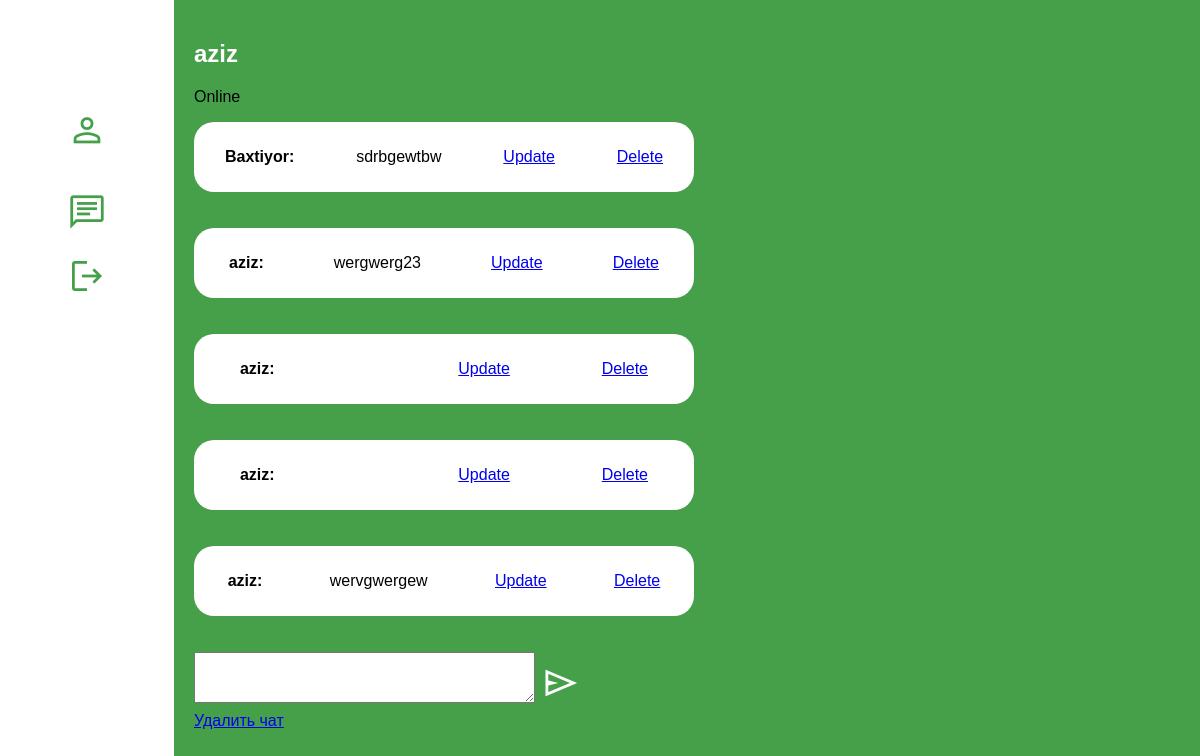
The app's page /chat/chats/4/ (signed in) with its own data.
### chat/models.py (models this page shows, shortened)
class Message(models.Model):
    chat = models.ForeignKey(Chat, related_name='messages', on_delete=models.CASCADE)
    sender = models.ForeignKey(User, related_name='send_message', on_delete=models.CASCADE)
    receiver = models.ForeignKey(User, related_name='received_messages', on_delete=models.CASCADE)
    text = models.TextField(blank=True)
    file = models.FileField(upload_to='uploads/', blank=True, null=True)
    timestamp = models.DateTimeField(auto_now_add=True)
    deleted_for = models.ManyToManyField(User, related_name='deleted_messages', blank=True)

### chat/views.py (the view)
# urls.py: path('chats/<int:chat_id>/', views.chat_detail, name='chat_detail'),
@login_required
def chat_detail(request, chat_id):
    chat = get_object_or_404(Chat, id=chat_id)
    if request.user not in chat.participants.all():
        return redirect('chat_list')
    if request.method == 'POST':
        form = MessageForm(request.POST, request.FILES)
        if form.is_valid():
            message = form.save(commit=False)
            message.sender = request.user
            message.receiver = chat.participants.exclude(id=request.user.id).first()
            message.chat = chat
            message.save()
    else:
        form = MessageForm()
    messages = Message.objects.filter(chat=chat)
    other_participant = chat.participants.exclude(id=request.user.id).first()
    return render(request, 'chat/chat_detail.html', {
        'chat': chat,
        'messages': messages,
        'other_participant': other_participant,
        'form': form
    })

### chat/forms.py
class MessageForm(forms.ModelForm):
    class Meta:
        model = Message
        fields = ['text', 'file']
        widgets = {
            'text': forms.Textarea(attrs={'rows': 3}),
        }

### templates/chat/chat_detail.html (shortened to what this page needs)
{% extends "base.html" %}
{% block content %}
<h2 style="color: white;">{{ other_participant.username }}</h2>
{% if other_participant.profile.online %}
    <p>Online</p>
{% else %}
    <p>Статус: Не в сети (Был(а) в сети: {{ other_participant.profile.last_seen|date:"d M Y H:i:s" }})</p>
{% endif %}
<div>
    {% for message in messages %}
        {% if request.user not in message.deleted_for.all %}
            <div style="width: 500px;height: 70px;display: flex;flex-direction: row;border: 0px solid; border-radius: 20px;background-color: white;justify-content: space-around;align-items: center;">
                    <p><strong>{{ message.sender.username }}:</strong></p>
                    <p>{{ message.text }} </p>
                    <a href="{% url 'update_message' message.id %}">Update</a>
                    <a href="{% url 'delete_message' message.id %}">Delete</a>
            </div><br><br>
        {% endif %}
    {% endfor %}
</div>
<form method="post" enctype="multipart/form-data">
    {{ form.text }}
    <button type="submit" style="width: 50px;height: 50px;color: white;">
        <span class="material-symbols-outlined" id="span" style="position: relative;left: 40px;top: -5px;">send</span>
    </button>
</form>
<a href="{% url 'delete_chat' chat.id %}">Удалить чат</a>
{% endblock %}

### templates/base.html (shortened to what this page needs)
{% load static %}
<!DOCTYPE html>
<html lang="en">
<head>
    <link rel="stylesheet" href="{% static 'css/style.css' %}">
</head>
<body>
    <div class="box">
        <div class="main">
                <a href="{% url 'home' %}"><span class="material-symbols-outlined" id="span" >person</span></a> <br>
                {% if user.is_authenticated %}
                <a href="{% url 'chat_list' %}"><span class="material-symbols-outlined" id="span">chat</span></a>
                <a href="{% url 'login' %}"><span class="material-symbols-outlined" id="span" >logout</span></a>
                {% else %}
                <a href="{% url 'login' %}">Login</a>
                <a href="{% url 'register' %}">Register</a>
                {% endif %}
        </div>
        <div class="orta">
            {% block content %}
            {% endblock %}
        </div>
    </div>
</body>
</html>

### static/css/style.css (style rules this page uses)
body { font-family: Arial, sans-serif; background-color: #2b2828; margin: 0; padding: 0; }
.box { width: 100%; display: flex; flex-direction:row; }
.main { width: 15%; height: 800px; background-color: white; display: flex; flex-direction: column; align-items: center; }
.main>a { margin: 10px; color: #45a049; position: relative; top: 100px; }
#span,button { text-align: center; align-items: center; width: 50px; font-size: 40px; }
.orta { width: 85%; background-color: #45a049; padding: 20px; }
h1, h2 { color: #333; }
form { width: 400px; }
form>button { border: 0px solid; background-color: rgba(255, 255, 255, 0); color: #45a049; position: relative; right: 50px; top: 5px; }

### records on screen
Message: sender.username "Baxtiyor", text "sdrbgewtbw"
Message: sender.username "aziz", text "wergwerg23"
Message: sender.username "aziz"
Message: sender.username "aziz"
Message: sender.username "aziz", text "wervgwergew"

### other values on screen
{{ other_participant.username }} "aziz"
